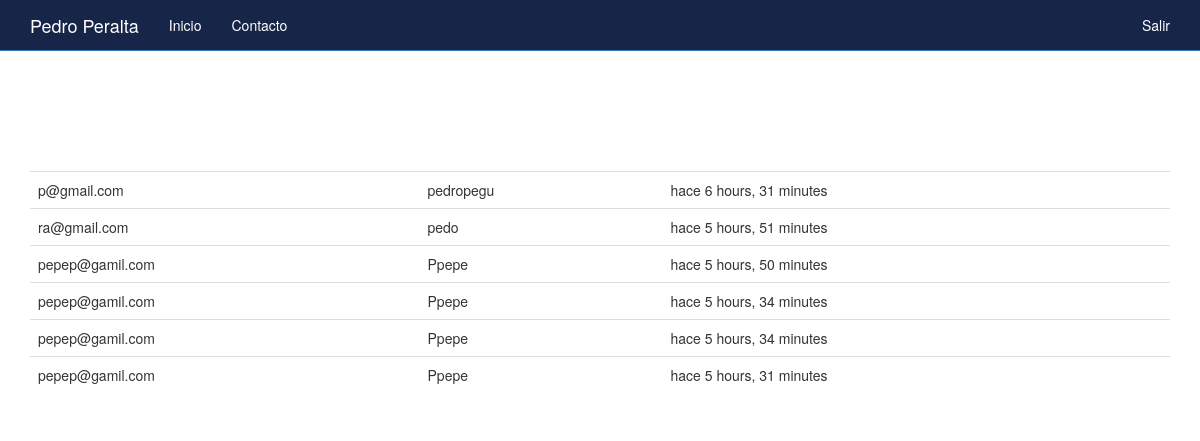
The app's page / (signed in), older data.
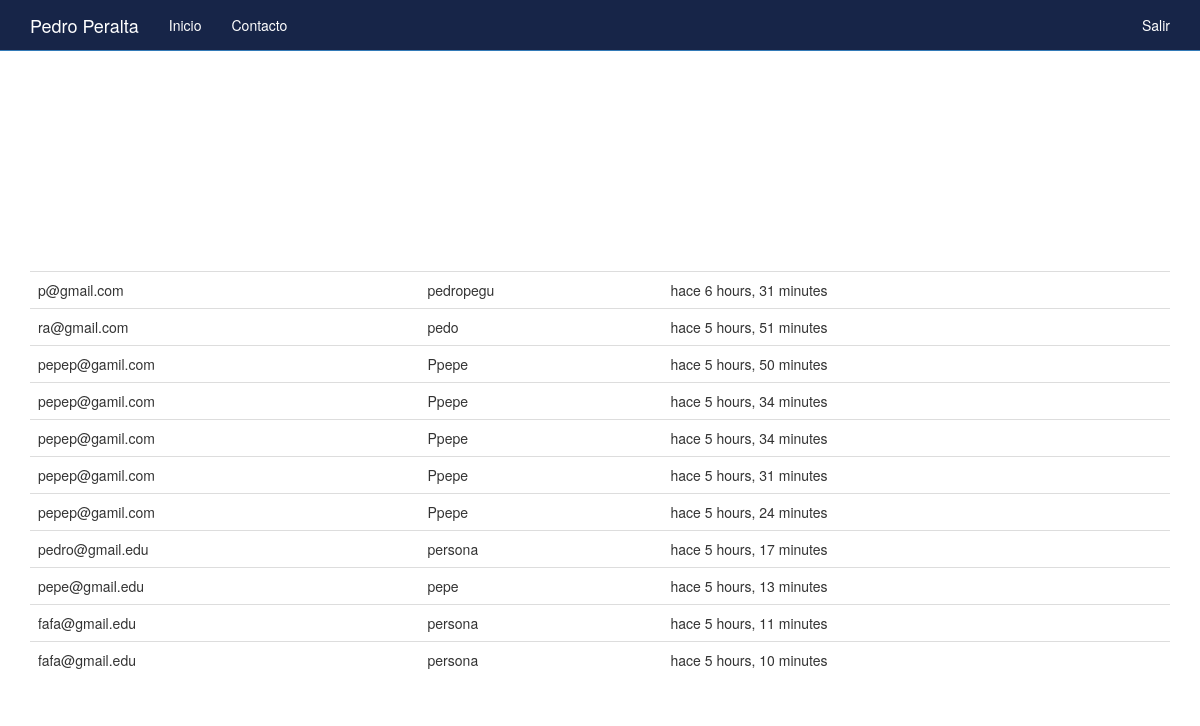
The same page, newer data.
### boletin/models.py (models this page shows)
class Registrado(models.Model):
    nombre = models.CharField(max_length=100,blank=True, null=True)
    email = models.EmailField()
    timestamp = models.DateTimeField(auto_now_add=True,auto_now=False)
    def __str__(self) -> str:
        return self.email

### boletin/views.py (the view, shortened to what this page needs)
# urls.py: path('',views.inicio, name="inicio"),
def inicio(request):
    titulo = "Bienvenido"
    if request.user.is_authenticated:
        titulo = "Bienvenido {}".format(request.user)
    form = RegModelForm(request.POST or None)
    context = {
        "titulo":titulo,
        "form":form,
    }
    if request.user.is_authenticated and request.user.is_staff:
        queryset = Registrado.objects.all()
        context = {"queryset": queryset}
    return render(request, "index.html", context)

### templates/index.html (shortened to what this page needs)
{% extends "base.html" %}
{% load crispy_forms_tags %}
{% load static %}
{% block jumbotron %}
{% if request.user.is_staff %}
<div class='container'>
<table class='table'>
  {% for instance in queryset %}
  <tr><td>{{ instance }}</td><td>{{ instance.nombre }}</td><td>hace {{ instance.timestamp|timesince }}</td></tr><br/>
  {% endfor %}
</table>
</div>
{% endif %}
{% endblock %}

### templates/base.html (shortened to what this page needs)
<!DOCTYPE html>
{% load static %}
<html lang="en">
  <head>
{% include "head_css.html" %}
{% include "navbar.html" %}
{% block jumbotron %}
{% endblock %}
  </body>
</html>

### templates/head_css.html (shortened to what this page needs)
{% load static %}
    <link href="{% static 'css/bootstrap.min.css' %}" rel="stylesheet">
    <link href="{% static 'css/ie10-viewport-bug-workaround.css' %}" rel="stylesheet">
    <link href="{% static 'css/navbar-static-top.css' %}" rel="stylesheet">
    <link href="{% static 'css/custom.css' %}" rel="stylesheet">

### templates/navbar.html (shortened to what this page needs)
<nav class="navbar navbar-default navbar-static-top">
  <div class="container">
    <div class="navbar-header">
      <a class="navbar-brand" href="/">Pedro Peralta</a>
    </div>
    <div id="navbar" class="navbar-collapse collapse">
      <ul class="nav navbar-nav">
        <li><a href="/">Inicio</a></li>
        <li><a href="{% url 'contacto' %}">Contacto</a></li>
      </ul>
      <ul class="nav navbar-nav navbar-right">
        {% if request.user.is_authenticated %}
        <li><a href="{% url 'auth_logout' %}">Salir</a></li>
        {% else %}
        <li><a href="{% url 'registration_register' %}">Registrarte</a></li>
        {% endif %}
      </ul>
    </div>
  </div>
</nav>

### templates/javascript.html (shortened to what this page needs)
{% load static %}

### static_pro/static/css/navbar-static-top.css (style rules this page uses)
.navbar-static-top { margin-bottom: 0px; }
.navbar-default { background-color: #172548 !important; border-color: #337ab7; }
.navbar-default .navbar-brand { color: #FFF; }
.navbar-default .navbar-nav>li>a { color: #FFF; }

Row changes from the older to the newer data that the page shows:
added Registrado: email "pepep@gamil.com", nombre "Ppepe", timestamp "5 hours, 24 minutes"
added Registrado: email "pedro@gmail.edu", nombre "persona", timestamp "5 hours, 17 minutes"
added Registrado: email "pepe@gmail.edu", nombre "pepe", timestamp "5 hours, 13 minutes"
added Registrado: email "fafa@gmail.edu", nombre "persona", timestamp "5 hours, 11 minutes"
added Registrado: email "fafa@gmail.edu", nombre "persona", timestamp "5 hours, 10 minutes"
